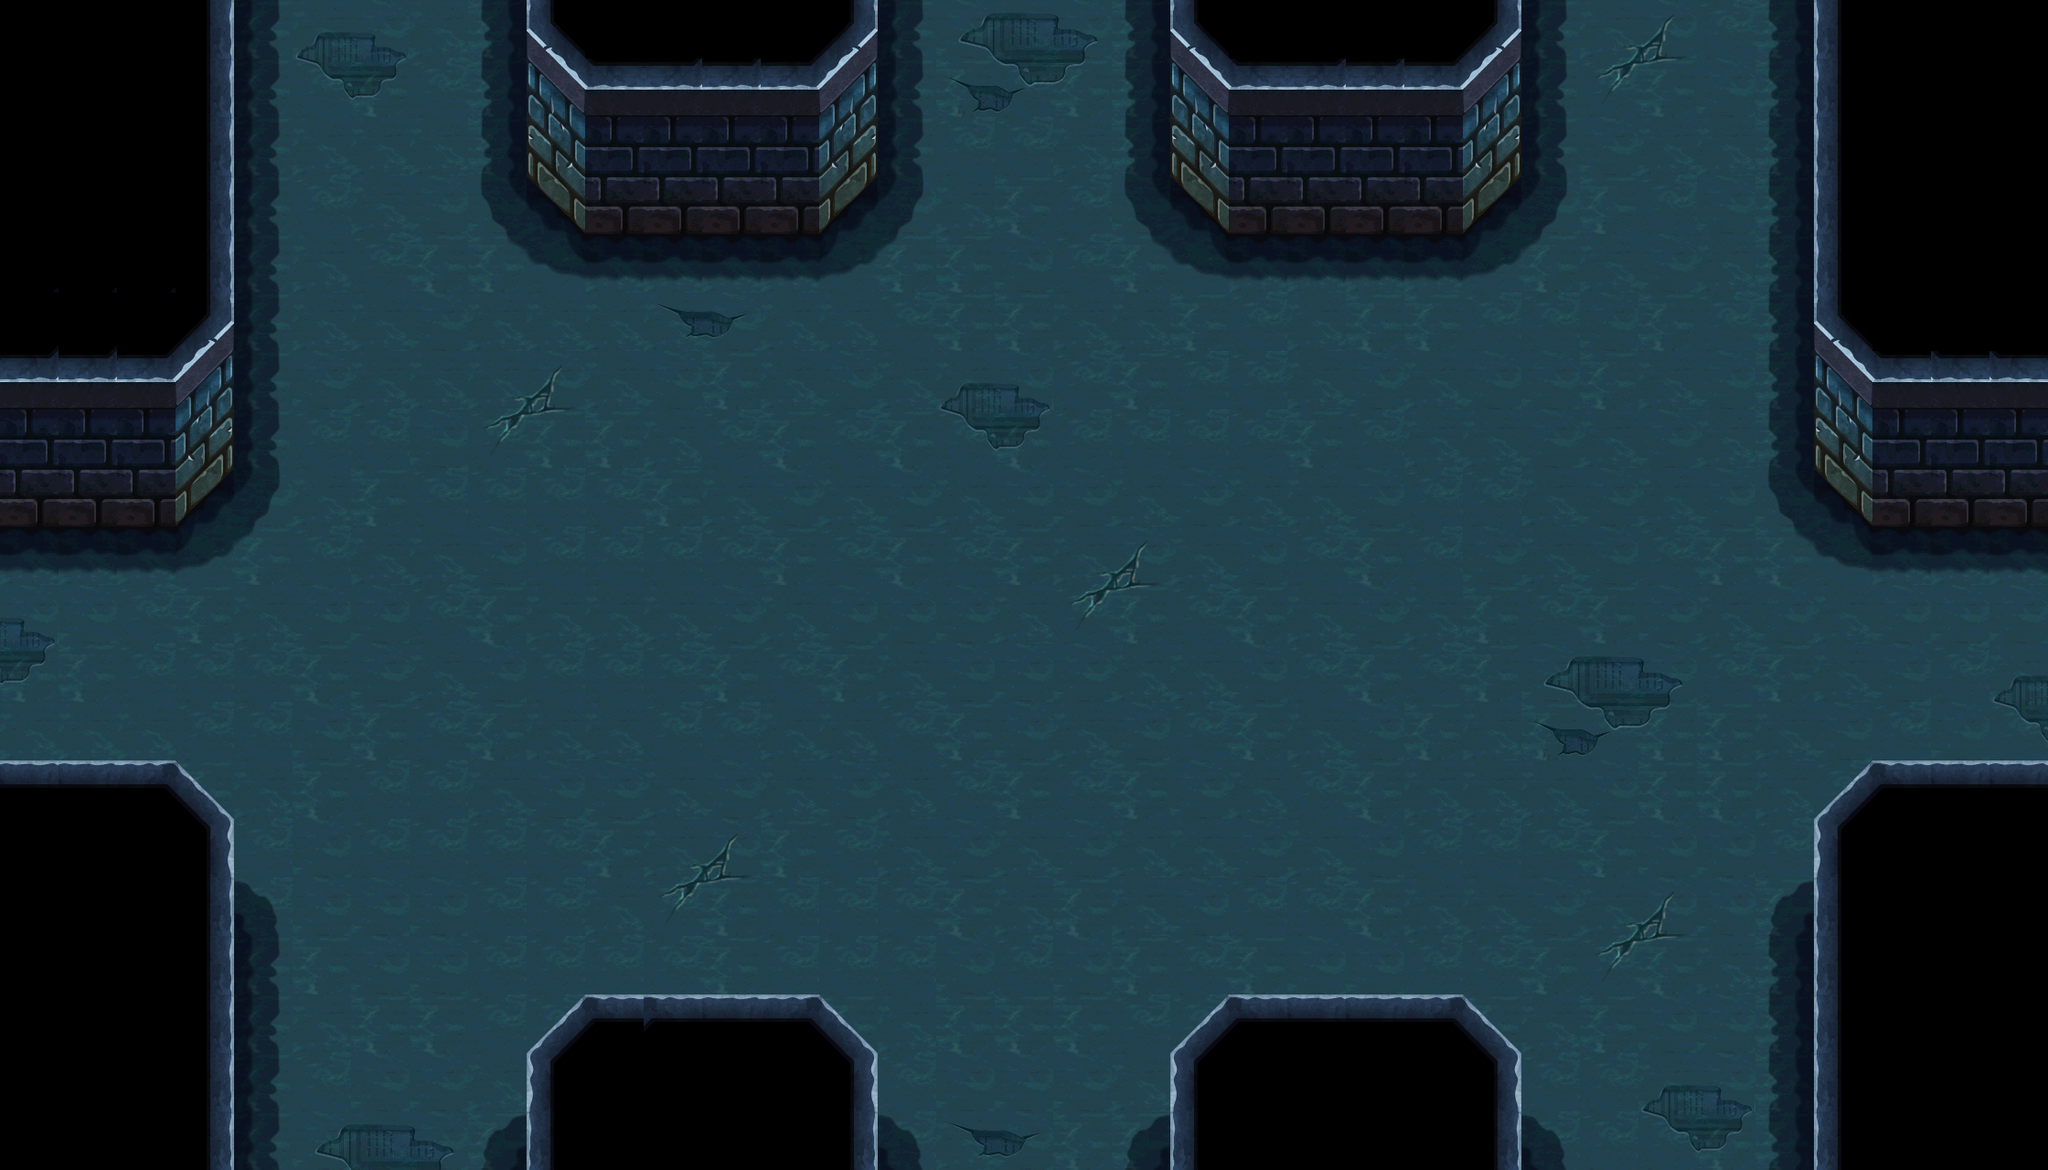

Rendered tile map (Tiled .tmx) drawn with the repository's tilesets; below, a short description and the map source with its tile grids summarised:
An orthogonal 35x20 tile map with 64x64 px tiles, 1 tile layer (background), 33 tilesets and 72 objects (14x collide, 12x collide_bullet).

<map version="1.0" orientation="orthogonal" width="35" height="20" tilewidth="64" tileheight="64">
 <tileset firstgid="1" name="bg04" tilewidth="64" tileheight="64">
  <image source="bg04.png" width="512" height="512" />
 </tileset>
 <tileset firstgid="65" name="jianzhu4_shuiguan02" tilewidth="87" tileheight="171">
  <image source="jianzhu4_shuiguan02.png" width="87" height="171" />
 </tileset>
 <tileset firstgid="66" name="jianzhu4_shuiguan01" tilewidth="113" tileheight="223">
  <image source="jianzhu4_shuiguan01.png" width="113" height="223" />
 </tileset>
 <tileset firstgid="67" name="jianzhu4_shuiguan03" tilewidth="73" tileheight="166">
  <image source="jianzhu4_shuiguan03.png" width="73" height="166" />
 </tileset>
 <tileset firstgid="68" name="jianzhu4_shuiguan03_2" tilewidth="58" tileheight="128">
  <image source="jianzhu4_shuiguan03_2.png" width="58" height="128" />
 </tileset>
 <tileset firstgid="69" name="jianzhu4_shuiguan05_3" tilewidth="320" tileheight="79">
  <image source="jianzhu4_shuiguan05_3.png" width="320" height="79" />
 </tileset>
 <tileset firstgid="70" name="jianzhu4_shuiguan08" tilewidth="80" tileheight="320">
  <image source="jianzhu4_shuiguan08.png" width="80" height="320" />
 </tileset>
 <tileset firstgid="71" name="jianzhu4_shuiguan05_4" tilewidth="80" tileheight="320">
  <image source="jianzhu4_shuiguan05_4.png" width="80" height="320" />
 </tileset>
 <tileset firstgid="72" name="jianzhu4_shuiguan05" tilewidth="94" tileheight="95">
  <image source="jianzhu4_shuiguan05.png" width="94" height="95" />
 </tileset>
 <tileset firstgid="73" name="jianzhu4_shuiguan07" tilewidth="94" tileheight="95">
  <image source="jianzhu4_shuiguan07.png" width="94" height="95" />
 </tileset>
 <tileset firstgid="74" name="jianzhu4_shuiguan05_2" tilewidth="120" tileheight="115">
  <image source="jianzhu4_shuiguan05_2.png" width="120" height="115" />
 </tileset>
 <tileset firstgid="75" name="jianzhu4_shuiguan06" tilewidth="120" tileheight="115">
  <image source="jianzhu4_shuiguan06.png" width="120" height="115" />
 </tileset>
 <tileset firstgid="76" name="jianzhu4_tizi" tilewidth="65" tileheight="203">
  <image source="jianzhu4_tizi.png" width="65" height="203" />
 </tileset>
 <tileset firstgid="77" name="jianzhu4_yinying" tilewidth="192" tileheight="101">
  <image source="jianzhu4_yinying.png" width="192" height="101" />
 </tileset>
 <tileset firstgid="78" name="jianzhu4_men02" tilewidth="300" tileheight="153">
  <image source="jianzhu4_men02.png" width="300" height="153" />
 </tileset>
 <tileset firstgid="79" name="jianzhu4_men01" tilewidth="300" tileheight="153">
  <image source="jianzhu4_men01.png" width="300" height="153" />
 </tileset>
 <tileset firstgid="80" name="jianzhu4_xie02" tilewidth="234" tileheight="196">
  <image source="jianzhu4_xie02.png" width="234" height="196" />
 </tileset>
 <tileset firstgid="81" name="jianzhu4_xie04" tilewidth="192" tileheight="132">
  <image source="jianzhu4_xie04.png" width="192" height="132" />
 </tileset>
 <tileset firstgid="82" name="jianzhu4_xie03" tilewidth="167" tileheight="297">
  <image source="jianzhu4_xie03.png" width="167" height="297" />
 </tileset>
 <tileset firstgid="83" name="jianzhu4_xie01" tilewidth="323" tileheight="116">
  <image source="jianzhu4_xie01.png" width="323" height="116" />
 </tileset>
 <tileset firstgid="84" name="jianzhu4_shuiguan09" tilewidth="64" tileheight="90">
  <image source="jianzhu4_shuiguan09.png" width="64" height="90" />
 </tileset>
 <tileset firstgid="85" name="jianzhu4_shuiguan10" tilewidth="83" tileheight="64">
  <image source="jianzhu4_shuiguan10.png" width="83" height="64" />
 </tileset>
 <tileset firstgid="86" name="jianzhu4_shuiguan11" tilewidth="83" tileheight="64">
  <image source="jianzhu4_shuiguan11.png" width="83" height="64" />
 </tileset>
 <tileset firstgid="87" name="jianzhu4_keng03" tilewidth="293" tileheight="139">
  <image source="jianzhu4_keng03.png" width="293" height="139" />
 </tileset>
 <tileset firstgid="88" name="jianzhu_xiangzi05" tilewidth="150" tileheight="170">
  <image source="jianzhu_xiangzi05.png" width="150" height="170" />
 </tileset>
 <tileset firstgid="89" name="jianzhu_xiangzi06" tilewidth="90" tileheight="113">
  <image source="jianzhu_xiangzi06.png" width="90" height="113" />
 </tileset>
 <tileset firstgid="90" name="jianzhu_xiangzi02" tilewidth="122" tileheight="126">
  <image source="jianzhu_xiangzi02.png" width="122" height="126" />
 </tileset>
 <tileset firstgid="91" name="jianzhu_xiangzi03" tilewidth="122" tileheight="76">
  <image source="jianzhu_xiangzi03.png" width="122" height="76" />
 </tileset>
 <tileset firstgid="92" name="jianzhu2_xiangzi0" tilewidth="192" tileheight="168">
  <image source="jianzhu2_xiangzi0.png" width="192" height="168" />
 </tileset>
 <tileset firstgid="93" name="jianzhu_xiangzi04" tilewidth="183" tileheight="126">
  <image source="jianzhu_xiangzi04.png" width="183" height="126" />
 </tileset>
 <tileset firstgid="94" name="jianzhu_xiangzi01" tilewidth="71" tileheight="80">
  <image source="jianzhu_xiangzi01.png" width="71" height="80" />
 </tileset>
 <tileset firstgid="95" name="jianzhu_xiangzi07" tilewidth="92" tileheight="112">
  <image source="jianzhu_xiangzi07.png" width="92" height="112" />
 </tileset>
 <tileset firstgid="96" name="jianzhu_qiang01" tilewidth="92" tileheight="54">
  <image source="jianzhu_qiang01.png" width="92" height="54" />
 </tileset>
 <layer name="background" width="35" height="20">
  <data>[700 cells, 700 non-empty, 54 distinct tile ids]</data>
 </layer>
 <objectgroup name="yingzi" width="35" height="20">
  <properties>
   <property name="filename" value="jianzhu4_yinying.png" />
   <property name="groundlayer" value="1" />
  </properties>
  <object gid="77" x="2384" y="831">
   <properties>
    <property name="groundZ" value="1" />
   </properties>
  </object>
 </objectgroup>
 <objectgroup name="shuiguanover1" width="35" height="20">
  <properties>
   <property name="filename" value="jianzhu4_shuiguan03.png" />
   <property name="groundlayer" value="1" />
  </properties>
  <object gid="67" x="2399" y="675" />
 </objectgroup>
 <objectgroup name="shuiguanover2" width="35" height="20">
  <properties>
   <property name="filename" value="jianzhu4_shuiguan03.png" />
   <property name="groundlayer" value="1" />
  </properties>
  <object gid="68" x="2550" y="652" />
 </objectgroup>
 <objectgroup name="shuiguanoverheng" width="35" height="20">
  <properties>
   <property name="filename" value="jianzhu4_shuiguan05_3.png" />
   <property name="groundlayer" value="1" />
  </properties>
  <object gid="69" x="2017" y="829">
   <properties>
    <property name="groundZ" value="1" />
   </properties>
  </object>
  <object gid="69" x="2356" y="970">
   <properties>
    <property name="groundZ" value="1" />
   </properties>
  </object>
  <object gid="69" x="-100" y="830">
   <properties>
    <property name="groundZ" value="1" />
   </properties>
  </object>
 </objectgroup>
 <objectgroup name="shuiguanovershuleft" width="35" height="20">
  <properties>
   <property name="filename" value="jianzhu4_shuiguan08.png" />
   <property name="groundlayer" value="1" />
  </properties>
  <object gid="70" x="261" y="1185">
   <properties>
    <property name="groundZ" value="1" />
   </properties>
  </object>
  <object gid="70" x="261" y="1505">
   <properties>
    <property name="groundZ" value="1" />
   </properties>
  </object>
 </objectgroup>
 <objectgroup name="shuiguanovershuright" width="35" height="20">
  <properties>
   <property name="filename" value="jianzhu4_shuiguan05_4.png" />
   <property name="groundlayer" value="1" />
  </properties>
  <object gid="71" x="1897" y="1184">
   <properties>
    <property name="groundZ" value="1" />
   </properties>
  </object>
  <object gid="71" x="1897" y="1504">
   <properties>
    <property name="groundZ" value="1" />
   </properties>
  </object>
 </objectgroup>
 <objectgroup name="guaiyouxia" width="35" height="20">
  <properties>
   <property name="filename" value="jianzhu4_shuiguan05.png" />
   <property name="groundlayer" value="1" />
  </properties>
  <object gid="72" x="2324" y="445" />
 </objectgroup>
 <objectgroup name="guaizuoxia" width="35" height="20">
  <properties>
   <property name="filename" value="jianzhu4_shuiguan07.png" />
   <property name="groundlayer" value="1" />
  </properties>
  <object gid="73" x="2450" y="272" />
 </objectgroup>
 <objectgroup name="guaizuoshang" width="35" height="20">
  <properties>
   <property name="filename" value="jianzhu4_shuiguan05_2.png" />
   <property name="groundlayer" value="1" />
  </properties>
  <object gid="74" x="1898" y="865">
   <properties>
    <property name="groundZ" value="1" />
   </properties>
  </object>
 </objectgroup>
 <objectgroup name="guaiyoushang" width="35" height="20">
  <properties>
   <property name="filename" value="jianzhu4_shuiguan06.png" />
   <property name="groundlayer" value="1" />
  </properties>
  <object gid="75" x="220" y="866">
   <properties>
    <property name="groundZ" value="1" />
   </properties>
  </object>
 </objectgroup>
 <objectgroup name="tizi" width="35" height="20">
  <properties>
   <property name="filename" value="jianzhu4_tizi.png" />
   <property name="groundlayer" value="1" />
  </properties>
  <object gid="76" x="2412" y="1243">
   <properties>
    <property name="groundZ" value="2" />
   </properties>
  </object>
 </objectgroup>
 <objectgroup name="door1" width="35" height="20">
  <properties>
   <property name="filename" value="jianzhu4_men02.png" />
   <property name="groundlayer" value="1" />
  </properties>
  <object gid="78" x="-142" y="574" />
 </objectgroup>
 <objectgroup name="door2" width="35" height="20">
  <properties>
   <property name="filename" value="jianzhu4_men01.png" />
   <property name="groundlayer" value="1" />
  </properties>
  <object gid="79" x="2078" y="576">
   <properties>
    <property name="groundZ" value="1" />
   </properties>
  </object>
 </objectgroup>
 <objectgroup name="blood1" width="35" height="20">
  <properties>
   <property name="filename" value="jianzhu4_xie02.png" />
   <property name="groundlayer" value="1" />
  </properties>
  <object gid="80" x="1975" y="-97" />
 </objectgroup>
 <objectgroup name="blood2" width="35" height="20">
  <properties>
   <property name="filename" value="jianzhu4_xie04.png" />
   <property name="groundlayer" value="1" />
  </properties>
  <object gid="81" x="2268" y="-44" />
 </objectgroup>
 <objectgroup name="blood3" width="35" height="20">
  <properties>
   <property name="filename" value="jianzhu4_xie03.png" />
   <property name="groundlayer" value="1" />
  </properties>
  <object gid="82" x="2504" y="-4" />
 </objectgroup>
 <objectgroup name="blood4" width="35" height="20">
  <properties>
   <property name="filename" value="jianzhu4_xie01.png" />
   <property name="groundlayer" value="1" />
  </properties>
  <object gid="83" x="2487" y="108" />
 </objectgroup>
 <objectgroup name="jie1" width="35" height="20">
  <properties>
   <property name="filename" value="jianzhu4_shuiguan09.png" />
   <property name="groundlayer" value="1" />
  </properties>
  <object gid="84" x="177" y="830">
   <properties>
    <property name="groundZ" value="2" />
   </properties>
  </object>
  <object gid="84" x="2010" y="829">
   <properties>
    <property name="groundZ" value="2" />
   </properties>
  </object>
 </objectgroup>
 <objectgroup name="jie2" width="35" height="20">
  <properties>
   <property name="filename" value="jianzhu4_shuiguan10.png" />
   <property name="groundlayer" value="1" />
  </properties>
  <object gid="85" x="265" y="915" />
  <object gid="85" x="264" y="1146" />
 </objectgroup>
 <objectgroup name="jie3" width="35" height="20">
  <properties>
   <property name="filename" value="jianzhu4_shuiguan11.png" />
   <property name="groundlayer" value="1" />
  </properties>
  <object gid="86" x="2450" y="399">
   <properties>
    <property name="groundZ" value="2" />
   </properties>
  </object>
  <object gid="86" x="1891" y="1140">
   <properties>
    <property name="groundZ" value="2" />
   </properties>
  </object>
  <object gid="86" x="1890" y="924">
   <properties>
    <property name="groundZ" value="2" />
   </properties>
  </object>
 </objectgroup>
 <objectgroup name="shuiguans" width="35" height="20">
  <properties>
   <property name="filename" value="jianzhu4_shuiguan02.png" />
   <property name="groundlayer" value="1" />
  </properties>
  <object gid="65" x="798" y="314">
   <properties>
    <property name="groundZ" value="5" />
   </properties>
  </object>
  <object gid="65" x="1502" y="321" />
 </objectgroup>
 <objectgroup name="shuiguanb" width="35" height="20">
  <properties>
   <property name="filename" value="jianzhu4_shuiguan01.png" />
   <property name="groundlayer" value="1" />
  </properties>
  <object gid="66" x="1354" y="322">
   <properties>
    <property name="groundZ" value="5" />
   </properties>
  </object>
  <object gid="66" x="651" y="317" />
 </objectgroup>
 <objectgroup name="keng" width="35" height="20">
  <properties>
   <property name="filename" value="jianzhu4_keng03.png" />
   <property name="groundlayer" value="1" />
  </properties>
  <object gid="87" x="469" y="764" />
  <object gid="87" x="1471" y="528" />
  <object gid="87" x="1116" y="984" />
 </objectgroup>
 <objectgroup name="blackboxs" width="35" height="20">
  <properties>
   <property name="filename" value="jianzhu_xiangzi06.png" />
   <property name="groundlayer" value="1" />
  </properties>
  <object gid="89" x="2469" y="1388">
   <properties>
    <property name="groundZ" value="2" />
   </properties>
  </object>
 </objectgroup>
 <objectgroup name="blackboxb" width="35" height="20">
  <properties>
   <property name="filename" value="jianzhu_xiangzi05.png" />
   <property name="groundlayer" value="1" />
  </properties>
  <object gid="88" x="2329" y="1443">
   <properties>
    <property name="groundZ" value="3" />
   </properties>
  </object>
 </objectgroup>
 <objectgroup name="greenboxb" width="35" height="20">
  <properties>
   <property name="filename" value="jianzhu_xiangzi02.png" />
   <property name="groundlayer" value="1" />
  </properties>
  <object gid="90" x="2673" y="1248">
   <properties>
    <property name="groundZ" value="3" />
   </properties>
  </object>
 </objectgroup>
 <objectgroup name="greenboxs" width="35" height="20">
  <properties>
   <property name="filename" value="jianzhu_xiangzi03.png" />
   <property name="groundlayer" value="1" />
  </properties>
  <object gid="91" x="2326" y="1472">
   <properties>
    <property name="groundZ" value="4" />
   </properties>
  </object>
 </objectgroup>
 <objectgroup name="greenbox2" width="35" height="20">
  <properties>
   <property name="filename" value="jianzhu2_xiangzi0.png" />
   <property name="groundlayer" value="1" />
  </properties>
  <object gid="92" x="2529" y="1443">
   <properties>
    <property name="groundZ" value="3" />
   </properties>
  </object>
 </objectgroup>
 <objectgroup name="mutoub" width="35" height="20">
  <properties>
   <property name="filename" value="jianzhu_xiangzi04.png" />
   <property name="groundlayer" value="1" />
  </properties>
  <object gid="93" x="2455" y="1479">
   <properties>
    <property name="groundZ" value="5" />
   </properties>
  </object>
 </objectgroup>
 <objectgroup name="mutous" width="35" height="20">
  <properties>
   <property name="filename" value="jianzhu_xiangzi01.png" />
   <property name="groundlayer" value="1" />
  </properties>
  <object gid="94" x="2599" y="1246">
   <properties>
    <property name="groundZ" value="3" />
   </properties>
  </object>
 </objectgroup>
 <objectgroup name="qiangM16" width="35" height="20">
  <properties>
   <property name="filename" value="jianzhu_xiangzi07.png" />
   <property name="groundlayer" value="1" />
  </properties>
  <object gid="95" x="2487" y="1465">
   <properties>
    <property name="groundZ" value="10" />
   </properties>
  </object>
  <object gid="95" x="2713" y="1223">
   <properties>
    <property name="groundZ" value="10" />
   </properties>
  </object>
 </objectgroup>
 <objectgroup name="qiangSVD" width="35" height="20">
  <properties>
   <property name="filename" value="jianzhu_qiang01.png" />
   <property name="groundlayer" value="1" />
  </properties>
  <object gid="96" x="2357" y="1336">
   <properties>
    <property name="groundZ" value="10" />
   </properties>
  </object>
  <object gid="96" x="2586" y="1214">
   <properties>
    <property name="groundZ" value="10" />
   </properties>
  </object>
 </objectgroup>
 <objectgroup name="collide_people" width="35" height="20" visible="0">
  <object type="collide" x="-70" y="-28" width="328" height="606" />
  <object type="collide" x="573" y="-212" width="389" height="430" />
  <object type="collide" x="641" y="-81" width="255" height="393" />
  <object type="collide" x="1279" y="-211" width="389" height="430" />
  <object type="collide" x="1346" y="-71" width="255" height="393" />
  <object type="collide" x="1980" y="-40" width="328" height="622" />
  <object type="collide" x="1896" y="763" width="424" height="586" />
  <object type="collide" x="-36" y="765" width="379" height="557" />
  <object type="collide" x="574" y="1101" width="390" height="205" />
  <object type="collide" x="1276" y="1105" width="390" height="205" />
  <object type="collide" x="243" y="1284" width="1758" height="115" />
  <object type="collide" x="2249" y="424" width="180" height="425" />
  <object type="collide" x="-191" y="416" width="184" height="453" />
  <object type="collide" x="185" y="-212" width="2022" height="203" />
 </objectgroup>
 <objectgroup name="collide_bullet" width="35" height="20" visible="0">
  <object type="collide_bullet" x="-69" y="144" width="259" height="385" />
  <object type="collide_bullet" x="-1" y="-72" width="259" height="542" />
  <object type="collide_bullet" x="576" y="-227" width="386" height="402" />
  <object type="collide_bullet" x="641" y="-167" width="256" height="383" />
  <object type="collide_bullet" x="1281" y="-230" width="385" height="406" />
  <object type="collide_bullet" x="1344" y="-164" width="259" height="385" />
  <object type="collide_bullet" x="1981" y="-41" width="300" height="514" />
  <object type="collide_bullet" x="2049" y="144" width="259" height="385" />
  <object type="collide_bullet" x="1986" y="832" width="307" height="513" />
  <object type="collide_bullet" x="1276" y="1085" width="391" height="239" />
  <object type="collide_bullet" x="572" y="1087" width="391" height="239" />
  <object type="collide_bullet" x="-26" y="833" width="282" height="478" />
 </objectgroup>
</map>
